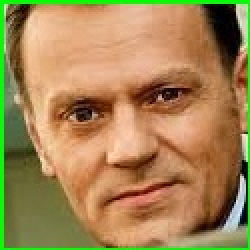
#> input picture Donald Tusk Cropped/0be6a7820d.jpg, 125 x 125 px (shown 2 times larger)
$ jupyter execute img_pro_training.ipynb   (shell and % lines are left out)
#> lines starting #> are read from the running program, lines starting #| are printed output that depends on the picture
[cell 1]
import os
import numpy as np
import cv2
from PIL import Image
import matplotlib

[cell 2]
img = cv2.imread("./Donald Tusk Cropped/0be6a7820d.jpg")
#> img is the input picture: shape (125, 125, 3); mean B, G, R 84.2, 134, 163.8
img

[cell 3]
#PIL
img_pil = Image.open("./Donald Tusk Cropped/0be6a7820d.jpg")
img_pil

[cell 4]
#matplotlib
img_mat = matplotlib.image.imread("./Donald Tusk Cropped/0be6a7820d.jpg")
img_mat

[cell 5]
img.shape
#> Out = (125, 125, 3)

[cell 6]
import matplotlib.pyplot as plt

[cell 7]
plt.imshow(img)

[cell 8]
#analyzing image by matplotlib
#split color array into 3 parts
red = img_mat[:,:,0]
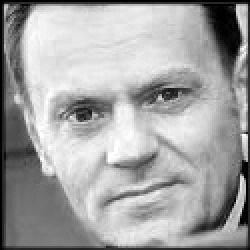
#> red: shape (125, 125) (shown 2 times larger); min 0, max 255, mean 163.8
green = img_mat[:,:,1]
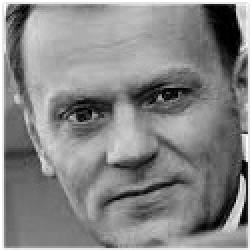
#> green: shape (125, 125) (shown 2 times larger); min 0, max 255, mean 134
blue = img_mat[:,:,2]
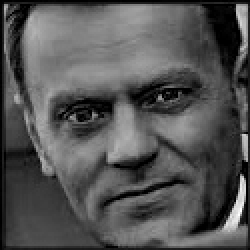
#> blue: shape (125, 125) (shown 2 times larger); min 0, max 255, mean 84.2

[cell 9]
plt.imshow(red,cmap='gray')

[cell 10]
plt.imshow(green,cmap='gray')

[cell 11]
plt.imshow(blue,cmap='gray')

[cell 12]
#gray scale image: 2d
gray_mat = cv2.cvtColor(img_mat, cv2.COLOR_RGB2GRAY)
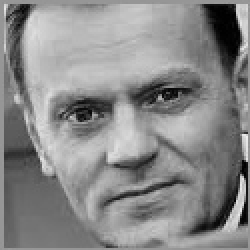
#> gray_mat: shape (125, 125) (shown 2 times larger); min 0, max 238, mean 137.2

[cell 13]
#gray scale image: 2d
gray_cv = cv2.cvtColor(img, cv2.COLOR_RGB2GRAY)
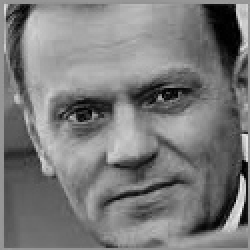
#> gray_cv: shape (125, 125) (shown 2 times larger); min 0, max 241, mean 122.5

[cell 14]
plt.imshow(gray_mat,cmap='gray')

[cell 15]
plt.imshow(gray_cv,cmap='gray')

[cell 16]
arr = np.arange(0,100,1)
arr

[cell 17]
#reshape to 10x10
arr10 = arr.reshape((10,10))

[cell 18]
plt.imshow(arr10, cmap='gray')
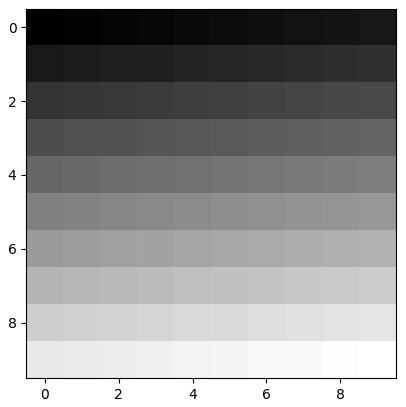
#> figure drawn by matplotlib, 1 panel

[cell 19]
#random numbers (10x10)
arr2 = np.random.randint(0,150,(10,10))

[cell 20]
plt.imshow(arr2, cmap='gray')
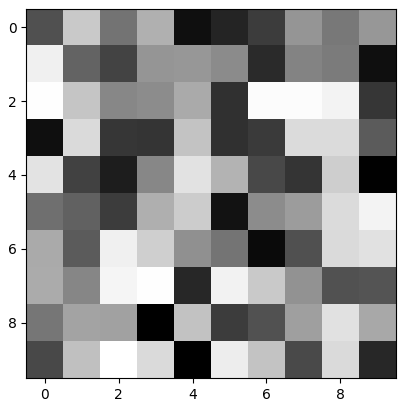
#> figure drawn by matplotlib, 1 panel

[cell 21]
gray_cv = cv2.cvtColor(img, cv2.COLOR_BGR2GRAY)

[cell 22]
plt.imshow(gray_cv, cmap='gray')

[cell 23]
slice = gray_cv[0:40,0:40]
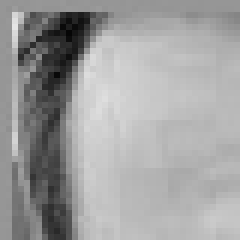
#> slice: shape (40, 40) (shown 6 times larger); min 6, max 229, mean 159.3

[cell 24]
plt.imshow(slice,cmap='gray')

[cell 25]
#shrink
img_re = cv2.resize(gray_cv, (500,400),cv2.INTER_AREA)
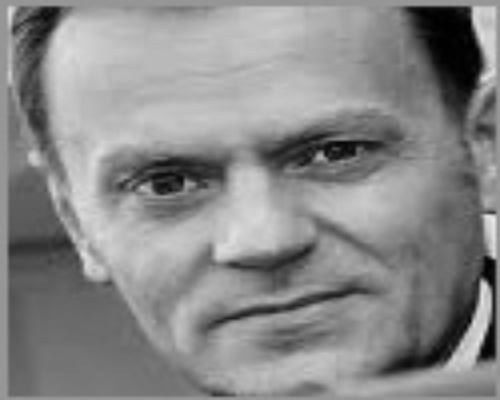
#> img_re: shape (400, 500); min 0, max 235, mean 137.1
img_re.shape
#> Out = (400, 500)

$ run again, with Donald Tusk Cropped/008b9302d7.jpg copied over Donald Tusk Cropped/0be6a7820d.jpg
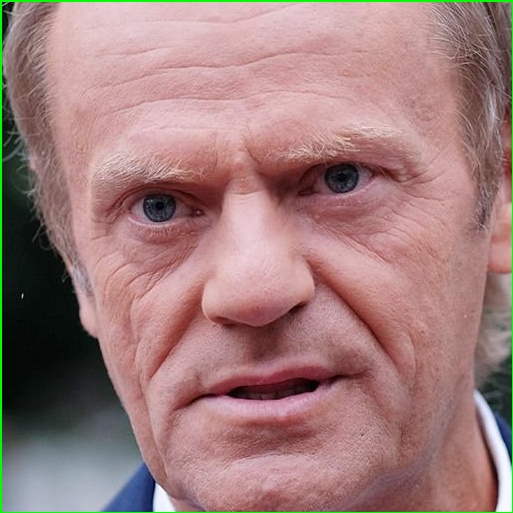
#> input picture Donald Tusk Cropped/008b9302d7.jpg, 513 x 513 px
#> img is the input picture: shape (513, 513, 3); mean B, G, R 123.4, 124.7, 159.3
#> `gray_mat = cv2.cvtColor(img_mat, cv2.COLOR_RGB2GRAY)`:
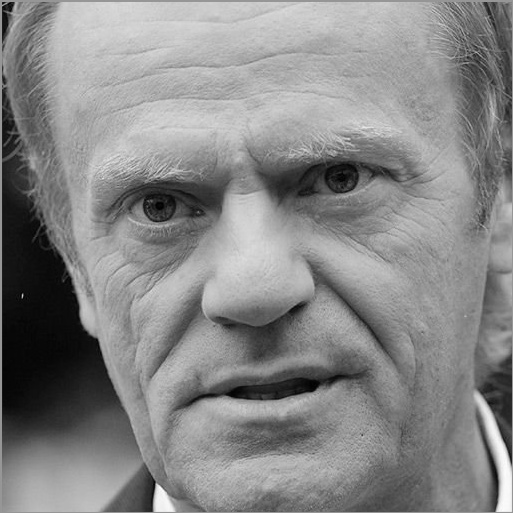
#> gray_mat: shape (513, 513); min 0, max 254, mean 134.9
#> `img_re = cv2.resize(gray_cv, (500,400),cv2.INTER_AREA)`:
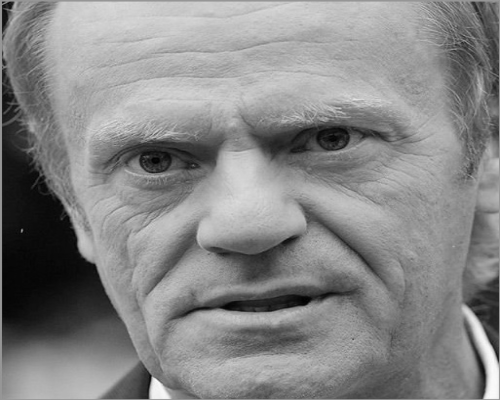
#> img_re: shape (400, 500); min 1, max 251, mean 134.8

$ run again, with Donald Tusk Cropped/02d5e49f0b.jpg copied over Donald Tusk Cropped/0be6a7820d.jpg
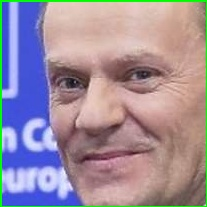
#> input picture Donald Tusk Cropped/02d5e49f0b.jpg, 207 x 207 px
#> img is the input picture: shape (207, 207, 3); mean B, G, R 157.1, 142.6, 157.8
#> `gray_cv = cv2.cvtColor(img, cv2.COLOR_RGB2GRAY)`:
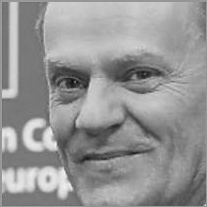
#> gray_cv: shape (207, 207); min 14, max 249, mean 148.7
#> `img_re = cv2.resize(gray_cv, (500,400),cv2.INTER_AREA)`:
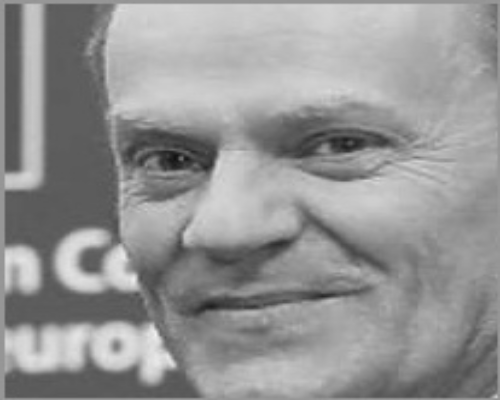
#> img_re: shape (400, 500); min 17, max 243, mean 148.7
